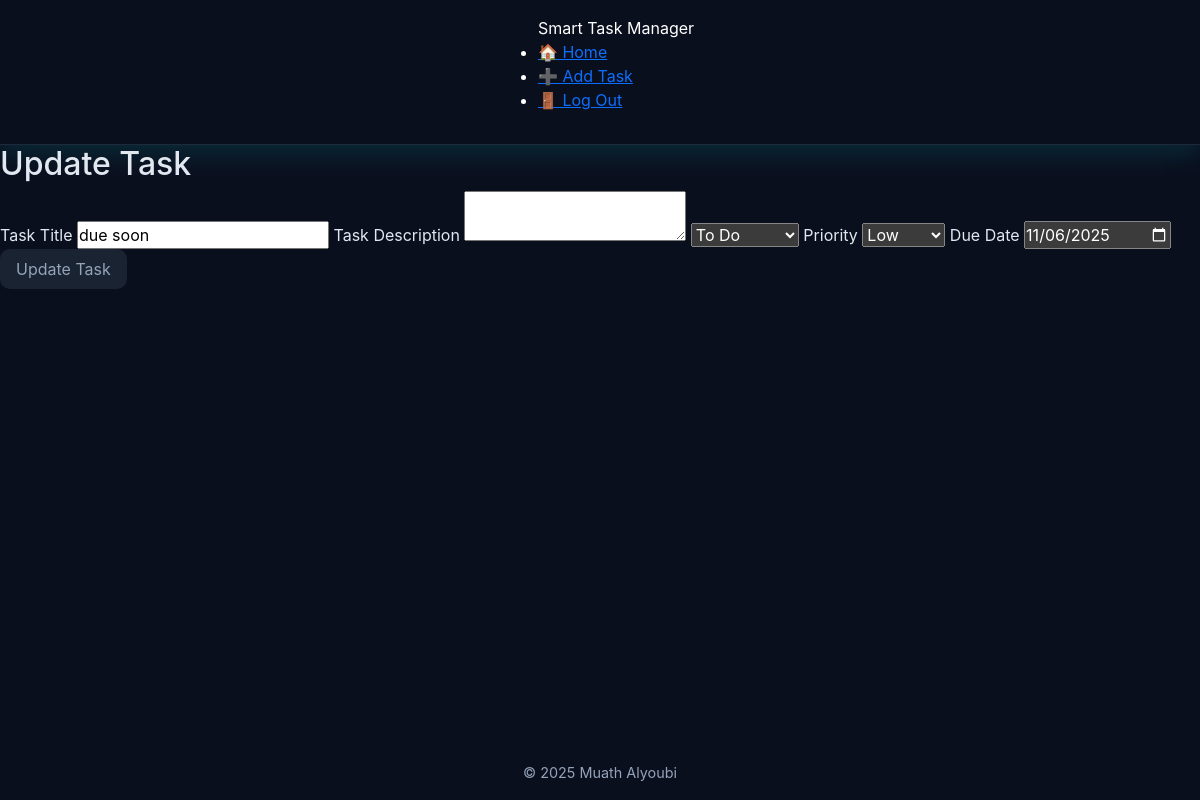
Screenshot of /148/edit (signed in) with the database file from the repository.
### tables this page shows
CREATE TABLE tasks(
                id INTEGER PRIMARY KEY AUTOINCREMENT NOT NULL,
                title TEXT NOT NULL,
                user_id INTEGER NOT NULL,
                description TEXT,
                status TEXT NOT NULL DEFAULT 'To Do',
                created_at TIMESTAMP DEFAULT CURRENT_TIMESTAMP, 
                priority TEXT NOT NULL, 
                due_date DATE, parent_id INTEGER DEFAULT NULL,  
                FOREIGN KEY (user_id) REFERENCES "users_old"(id) ON DELETE CASCADE
                );

### app.py (the view)
@app.route("/<int:id>/edit", methods=["GET", "POST"])
@login_required
def editTask(id):
    if request.method == "POST":
        title = request.form.get("title")
        if not title:
            return apology("must provide task", 400)
        description = request.form.get("description")
        if not description:
            description = ""
        priority = request.form.get("priority")
        if not priority:
            return apology("must spacify priority", 400)
        status =  request.form.get("status")
        if not status:
            return apology("must spacify status", 400)
        due_date = request.form.get("due_date")
        if not due_date:
            due_date = None
        update_task(id, title, description, status, priority, due_date)
        flash("Task updated!")
        return redirect("/")
    else:
        task = get_task_by_id(id)
        if len(task) != 1:
            return redirect(url_for("index", msg="not your task"))
        return render_template("edittask.html", task=task[0])

### db.py (called while the page is built)
def get_db():
    if "db" not in g:
        g.db = sqlite3.connect(
            DATABASE,
            detect_types=sqlite3.PARSE_DECLTYPES,
            check_same_thread=False
        )
        g.db.row_factory = sqlite3.Row
    return g.db

def get_task_by_id(task_id):
    db = get_db()
    return db.execute(
        f"SELECT * FROM tasks WHERE id = ? {oredr_state}",
        (task_id,)).fetchall()

### helpers.py (called while the page is built)
def login_required(f):
    @wraps(f)
    def decorated_function(*args, **kwargs):
        if session.get("user_id") is None:
            return redirect(url_for('login', next=request.url))
        return f(*args, **kwargs)
    return decorated_function

### templates/edittask.html (shortened to what this page needs)
{% extends "layout.html" %}
{% block body %}
    <main>
        <section id="form" aria-labelledby="add-task-heading">
                <h2 id="add-task-heading">Update Task</h2>
                <form action="{{ url_for('editTask', id=task.id) }}" method="post">
                    <label for="task-title">Task Title</label>
                    <input autocomplete="off" autofocus name="title" type="text" id="task-title" value="{{ task.title }}" required>
                    <label for="task-desc">Task Description</label>
                    <textarea autocomplete="off" autofocus name="description" id="task-desc">{{ task.description }}</textarea>
                    <select name="status" id="task-status" required>
                        <option value="To Do" {% if task.status == 'To Do' %}selected{% endif %}>To Do</option>
                    </select>
                    <label for="task-priority">Priority</label>
                    <select name="priority" id="task-priority" value="{{ task.priority }}" required>
                        <option value="low" {% if task.priority == 'low' %}selected{% endif %}>Low</option>
                    </select>
                    <label for="due_date">Due Date</label>
                    <input autocomplete="off" autofocus name="due_date" type="date" id="due_date" value="{{ task.due_date }}">
                    <button type="submit">Update Task</button>
                </form>
            </section>
    </main>
{% endblock %}

### static/css/theme.css (style rules this page uses)
:root { --primaray-color: #00b4d8; --secondary-color: #0f172a; --accent-color: #0ea5e9; --success-color: #22c55e; --warning-color: #facc15; --danger-color: #ef4444; --general-color: #64748b; --back-main: #0a0f1e; --back-card: #273242; --back-nav: #0a1126; --back-button: #1A2332; --back-control: #132743; --backCol-todo: linear-gradient(135deg, #083b4f, #0f5670); --backCol-progress: linear-gradient(135deg, #6f5610, #9a6a12); --backCol-done: linear-gradient(135deg, #0d4b33, #177044); --border-todo: #3b82f6; --border-progress: #f59e0b; --border-done: #10b981; --text-main: #e2e8f0; --text-light: #ffffff; --text-gray: #94a3b8; --border-color: #1e293b; --search-border: rgba(255,255,255,0.09); --shadow-strong: 0 8px 25px rgba(0, 255, 255, 0.12); --shadow-soft: 0 4px 10px rgba(0, 255, 255, 0.06); --shadow-title: 0 8px 25px rgba(0, 255, 255, 0.25); --radius-large: 14px; --radius-medium: 10px; --radius-small: 6px; --trans-fast: 0.2s ease-in-out; --trans-med: 0.4s ease-in-out; --primary-gradient: linear-gradient(145deg, #00b4d8, #0ea5e9); --nav-gradient: linear-gradient(145deg, #0a1126, #0f1b35); --card-gradient: linear-gradient(145deg, #0f172a, #1e293b); --back-update: #1E2F45; --update-border-hover: #2C3F58; --back-delete: #2A1E22; --delete-border-hover: #3A262B; --back-generate: #241E2C; --generate-border-hover: #31263C; --text-under-btn: #D6E0EA; --border-under-btn: #233040; --back-next-task: #0E3440; --next-task-border-hover: #104350; --back-summarize: #3D3112; --summarize-border-hover: #4A3C17; --back-refresh: #123826; --refresh-border-hover: #17482F; --back-selected: #1A2532; --border-selected: #00C3FF; --border-form: #509fa2; --button-form: #368d90; }
* { margin: 0; padding: 0; box-sizing: border-box; }
html, body { font-family: "Inter", "Segoe UI", Roboto, sans-serif; background-color: var(--back-main); color: var(--text-main); margin: 0; height: 100%; display: flex; flex-direction: column; transition: background-color var(--trans-med); }
button { background-color: var(--back-button); color: var(--text-gray); border: 1px soft var(--border-color); border-radius: var(--radius-medium); padding: 0.5rem 1rem; cursor: pointer; transition: background-color var(--trans-fast), transform var(--trans-fast); }
input[type="date"], select { color-scheme: dark; }

### rows the page displays
tasks: title "due soon", status "To Do", priority "Low", due_date "11/06/2025"
